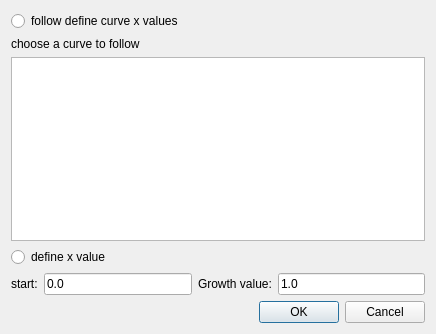
<?xml version="1.0" encoding="UTF-8"?>
<ui version="4.0">
 <class>SATendencyChartDataSelectDialog</class>
 <widget class="QDialog" name="SATendencyChartDataSelectDialog">
  <property name="geometry">
   <rect>
    <x>0</x>
    <y>0</y>
    <width>436</width>
    <height>334</height>
   </rect>
  </property>
  <property name="windowTitle">
   <string>Tendency Chart Data Select</string>
  </property>
  <layout class="QVBoxLayout" name="verticalLayout">
   <item>
    <widget class="QRadioButton" name="radioButton_follow">
     <property name="text">
      <string>follow define curve x values</string>
     </property>
    </widget>
   </item>
   <item>
    <widget class="QLabel" name="label_3">
     <property name="text">
      <string>choose a curve to follow</string>
     </property>
    </widget>
   </item>
   <item>
    <widget class="QListView" name="listView_curs"/>
   </item>
   <item>
    <widget class="QRadioButton" name="radioButton_selDef">
     <property name="text">
      <string>define x value</string>
     </property>
    </widget>
   </item>
   <item>
    <layout class="QHBoxLayout" name="horizontalLayout">
     <item>
      <widget class="QLabel" name="label">
       <property name="text">
        <string>start:</string>
       </property>
      </widget>
     </item>
     <item>
      <widget class="QLineEdit" name="lineEdit_start">
       <property name="text">
        <string>0.0</string>
       </property>
      </widget>
     </item>
     <item>
      <widget class="QLabel" name="label_2">
       <property name="text">
        <string>Growth value:</string>
       </property>
      </widget>
     </item>
     <item>
      <widget class="QLineEdit" name="lineEdit_added">
       <property name="text">
        <string>1.0</string>
       </property>
      </widget>
     </item>
    </layout>
   </item>
   <item>
    <widget class="QDialogButtonBox" name="buttonBox">
     <property name="standardButtons">
      <set>QDialogButtonBox::Cancel|QDialogButtonBox::Ok</set>
     </property>
    </widget>
   </item>
  </layout>
 </widget>
 <resources/>
 <connections>
  <connection>
   <sender>radioButton_selDef</sender>
   <signal>toggled(bool)</signal>
   <receiver>lineEdit_start</receiver>
   <slot>setEnabled(bool)</slot>
   <hints>
    <hint type="sourcelabel">
     <x>49</x>
     <y>261</y>
    </hint>
    <hint type="destinationlabel">
     <x>103</x>
     <y>285</y>
    </hint>
   </hints>
  </connection>
  <connection>
   <sender>radioButton_selDef</sender>
   <signal>toggled(bool)</signal>
   <receiver>lineEdit_added</receiver>
   <slot>setEnabled(bool)</slot>
   <hints>
    <hint type="sourcelabel">
     <x>46</x>
     <y>256</y>
    </hint>
    <hint type="destinationlabel">
     <x>310</x>
     <y>280</y>
    </hint>
   </hints>
  </connection>
  <connection>
   <sender>radioButton_selDef</sender>
   <signal>toggled(bool)</signal>
   <receiver>label</receiver>
   <slot>setEnabled(bool)</slot>
   <hints>
    <hint type="sourcelabel">
     <x>24</x>
     <y>258</y>
    </hint>
    <hint type="destinationlabel">
     <x>15</x>
     <y>284</y>
    </hint>
   </hints>
  </connection>
  <connection>
   <sender>radioButton_selDef</sender>
   <signal>toggled(bool)</signal>
   <receiver>label_2</receiver>
   <slot>setEnabled(bool)</slot>
   <hints>
    <hint type="sourcelabel">
     <x>49</x>
     <y>261</y>
    </hint>
    <hint type="destinationlabel">
     <x>235</x>
     <y>279</y>
    </hint>
   </hints>
  </connection>
  <connection>
   <sender>radioButton_follow</sender>
   <signal>toggled(bool)</signal>
   <receiver>label_3</receiver>
   <slot>setEnabled(bool)</slot>
   <hints>
    <hint type="sourcelabel">
     <x>92</x>
     <y>12</y>
    </hint>
    <hint type="destinationlabel">
     <x>111</x>
     <y>35</y>
    </hint>
   </hints>
  </connection>
  <connection>
   <sender>radioButton_follow</sender>
   <signal>toggled(bool)</signal>
   <receiver>listView_curs</receiver>
   <slot>setEnabled(bool)</slot>
   <hints>
    <hint type="sourcelabel">
     <x>173</x>
     <y>18</y>
    </hint>
    <hint type="destinationlabel">
     <x>211</x>
     <y>122</y>
    </hint>
   </hints>
  </connection>
  <connection>
   <sender>buttonBox</sender>
   <signal>rejected()</signal>
   <receiver>SATendencyChartDataSelectDialog</receiver>
   <slot>reject()</slot>
   <hints>
    <hint type="sourcelabel">
     <x>296</x>
     <y>315</y>
    </hint>
    <hint type="destinationlabel">
     <x>153</x>
     <y>332</y>
    </hint>
   </hints>
  </connection>
 </connections>
</ui>
